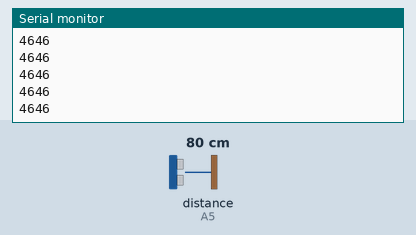
The sketch below on a simulated Arduino Uno, built with avr-gcc and run on an emulated ATmega328P. Shown: the last lines printed to the serial monitor. Wiring (inferred from the names in the program): ultrasonic range finder: trigger A4; echo A5. The test bench sets the inputs (shaded band); at power-on: distance to the obstacle (sensor on A5) 80 cm. The echo pulse lasts 58.3 µs per cm.

Above: at 1.2 s.
1.3 s: distance to the obstacle (sensor on A5) set to 2 cm
At 1.34 s:
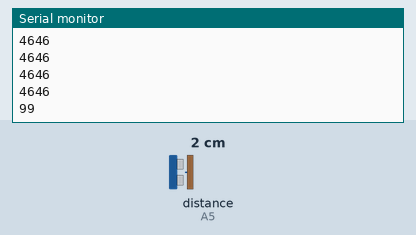
2.8 s: distance to the obstacle (sensor on A5) set to 4 cm
At 2.82 s:
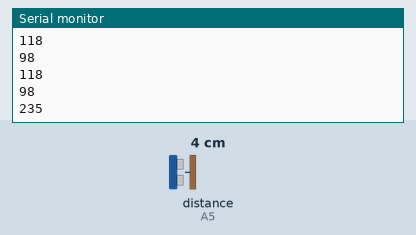
Timing chart, 0 to 5.8 s (numbered marks = the images above; inputs shaded):
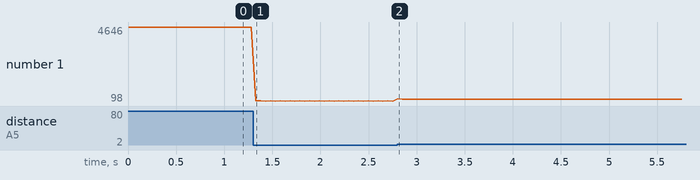

The sketch:

B_UltraSonic.ino
```cpp
const int trigPin = A4;
const int echoPin = A5;

float temp = 25;
const float us_speed = (331.3 + (0.606 * temp)) / 1000 / 1000 * 100;

long t;
int distance;

void setup() {
  pinMode(trigPin, OUTPUT);
  pinMode(echoPin, INPUT);
  Serial.begin(9600);
}

void loop() {
  digitalWrite(trigPin, LOW);
  delayMicroseconds(5);
  digitalWrite(trigPin, HIGH);
  delayMicroseconds(10);
  digitalWrite(trigPin, LOW);

  t = pulseIn(echoPin, HIGH);
  Serial.println(t);
  //distance =
  //Serial.print("Distance = ");
  //Serial.println(distance);
  //Serial.println(" cm");

  delay(50);
}


// Umrechnung Dauer [us] in Distanz [cm]
// Serial plotter
// pulseIn Documentation
```

Measured:
- after the input at 1.3 s, the serial monitor: prints a new line at once (image 1)
- after the input at 2.8 s, the serial monitor: prints a new line at once (image 2)
- plotted number 1: 4646 → 98 after the input at 1.3 s, 98 → 215 after the input at 2.8 s
